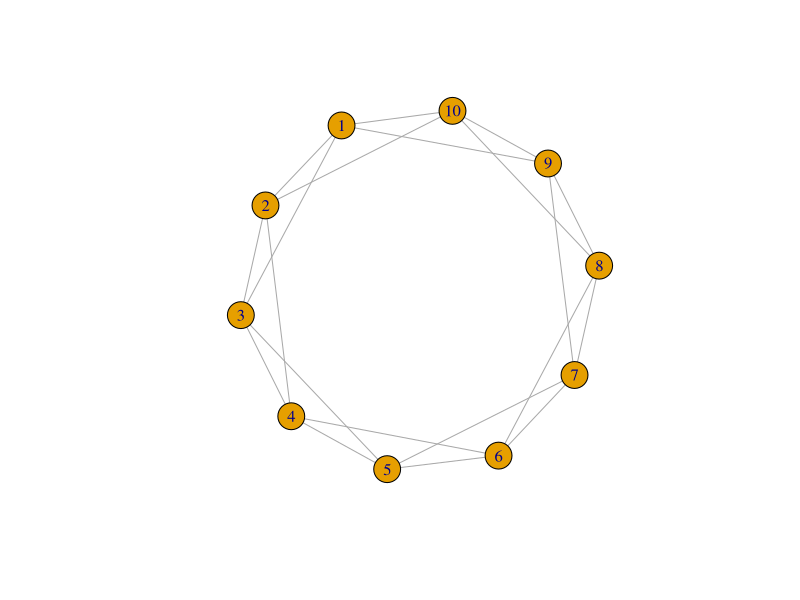
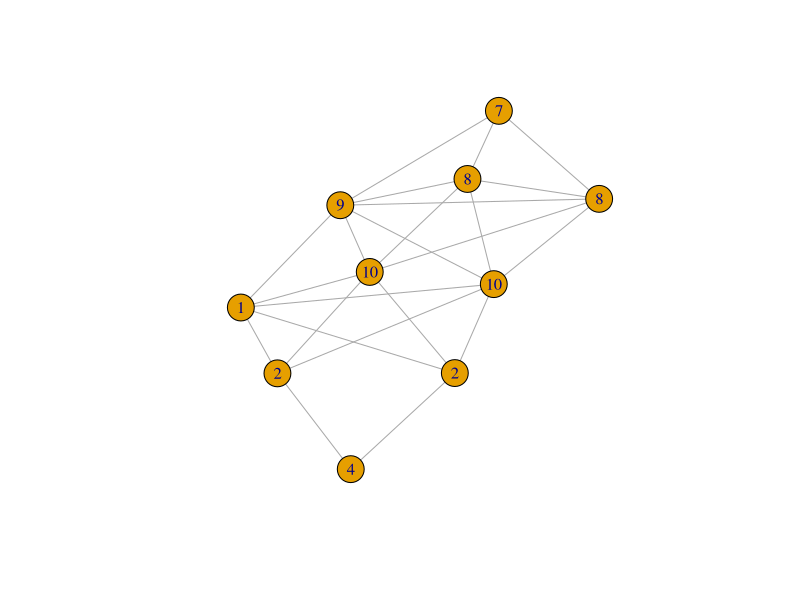
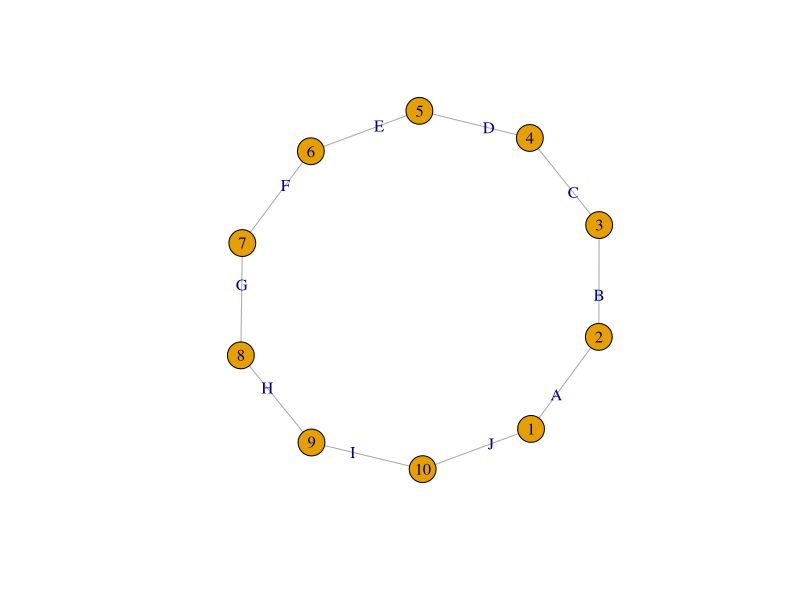
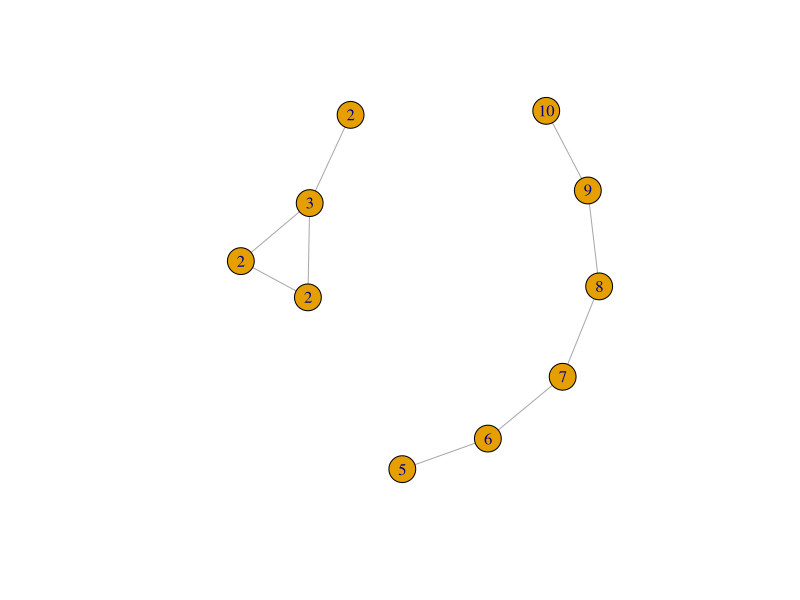

Source code (R) for these figures, in order:
library(igraph)

# Vertex Bootstrapping

vboot <- function(g) {
  if (!is_igraph(g)) {
    stop("Object must be an igraph graph.")
  }

  gboot <- make_empty_graph(0, FALSE)
  n <- vcount(g)
  dens <- edge_density(g)
  
  gboot <- gboot + vertices(sample(V(g), n, replace=TRUE))
  
  for(i in 1:n) {
    for(j in 1:n) {
      v1 <- V(gboot)[i]
      v2 <- V(gboot)[j]
      
      # No self-loops or multiple edges
      if (i != j && !are_adjacent(gboot, v1, v2)) {
        prob <- runif(1)
        
        # The probability of there being an edge between any two vertices is the edge density.
        #
        # If the two artificial vertices correspond to the same real vertex and the random number
        # prob is less than the edge density of g, we add an edge between the two artifical vertices.
        # - OR -
        # If the two articial vertices correspond to different real vertices, add an edge betwen them
        # if that same edge exists in g.
        if ((v1$name == v2$name && prob < dens) || are_adjacent(g, v1$name, v2$name)) {
          gboot <- add_edges(gboot, c(v1, v2))
        }
      }
    }
  }
  
  # Transfer vertex attributes from g to gboot
  if (length(vertex_attr(g)) != 0) {
    v_attr <- vertex_attr_names(g)
    for(i in 1:length(V(gboot))) {
      v <- V(gboot)[i]
      for(j in 1:length(v_attr)) {
        v_attr_name <- v_attr[j]
        v_attr_value <- vertex_attr(g, v_attr_name, v$name)
        gboot <- set_vertex_attr(gboot, v_attr_name, v, v_attr_value)
      }
    }
  }
  
  return(gboot)
}

# Tests
t <- make_lattice(length=10, dim=1, nei=2, circular = TRUE)
length(vertex_attr(t))
vt <- vboot(t)

length(E(t))
length(E(vt))

plot(t)
plot(vt, layout=layout_nicely(vt))

asdf <- make_ring(10) %>% 
  set_vertex_attr("label", value = LETTERS[1:10]) %>%
  set_vertex_attr("color", index=1, value="blue")
vasdf <- vboot(asdf)
vertex_attr(vasdf)
vertex_attr(asdf)

qwer <- make_ring(10) %>%
  set_edge_attr("label", value = LETTERS[1:10])
vqwer <- vboot(qwer)
plot(qwer)
plot(vqwer)
E(vqwer)
edge_attr(qwer)
edge_attr(vqwer)

g <- make_graph(c(1,2, 2,3, 2,4, 3,4), directed=FALSE)

